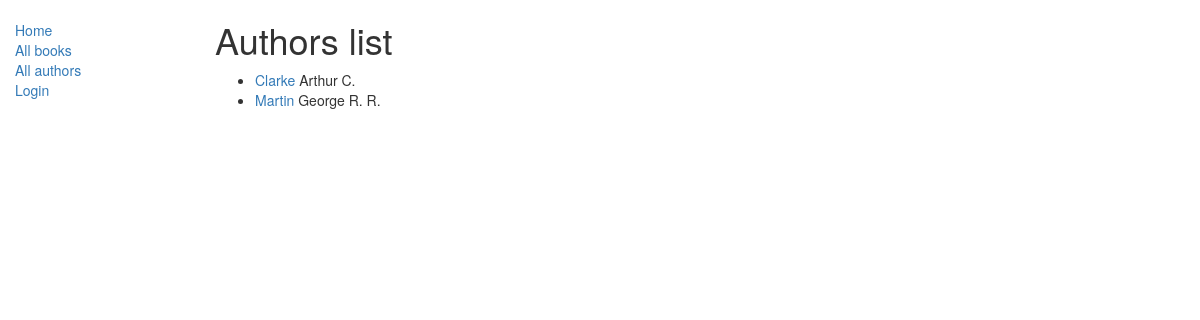
Page /catalog/authors on the earlier database version.
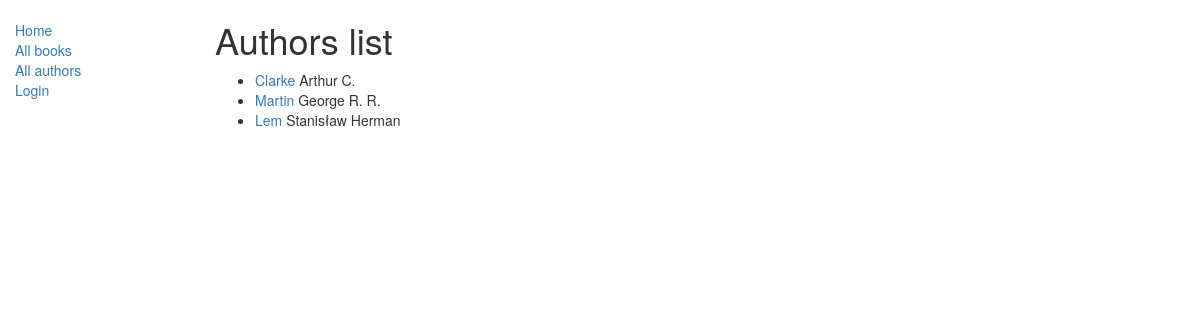
Same page on the later database version.
### catalog/models.py (models this page shows, shortened)
class Author(models.Model):
    first_name = models.CharField(max_length=100)
    last_name = models.CharField(max_length=100)
    date_of_birth = models.DateField(null=True, blank=True)
    date_of_death = models.DateField('Died', null=True, blank=True)
    class Meta:
        ordering = ['first_name']
    def get_absolute_url(self):
        return reverse('author-detail', args=[str(self.id)])

### catalog/views.py (the view)
# urls.py: path('authors', views.AuthorListView.as_view(), name='authors'),
class AuthorListView(ListView):
    model = Author
    paginate_by = 10

### templates/catalog/author_list.html
{% extends 'base_generic.html' %}%}
{% block content %}
    <h1>Authors list</h1>
    {% if author_list %}
    <ul>
        {% for author in author_list %}
            <li><a href="{{author.get_absolute_url}}">{{author.last_name}} </a>{{author.first_name}}</li>
        {% endfor %}
    </ul>
    {% else %}
        <p>No authors present</p>
    {% endif %}
{% endblock  %}

### templates/base_generic.html (shortened to what this page needs)
<!DOCTYPE html>
<html lang="en">
<head>
  <link rel="stylesheet" href="https://maxcdn.bootstrapcdn.com/bootstrap/3.3.7/css/bootstrap.min.css">
  {% load static %}
  <link rel="stylesheet" href="{% static 'css/styles.css' %}">
</head>
<body>
  <div class="container-fluid">
    <div class="row">
      <div class="col-sm-2">
      {% block sidebar %}
      <ul class="sidebar-nav">
          <li><a href="{% url 'index' %}">Home</a></li>
          <li><a href="{% url 'books' %}">All books</a></li>
          <li><a href="{% url 'authors' %}">All authors</a></li>
          {% if user.is_authenticated %}
            <li>User: {{ user.get_username }}</li>
            <li><a href="{% url 'my-borrowed' %}">My borrowed</a></li>
            <li><a href="{% url 'logout'%}?next={{request.path}}">Logout</a></li>
            {% if perms.catalog.can_mark_returned %}
              <p>Staff</p>
              <li><a href="{% url 'all-borrowed' %}">All borrowed</a></li>
            {% endif %}
            {% else %}
            <li><a href="{% url 'login'%}?next={{request.path}}">Login</a></li>
          {% endif %}
      </ul>
     {% endblock %}
    </div>
      <div class="col-sm-10 ">
        {% block content %}{% endblock %}
      </div>
    </div>
  </div>
</body>
</html>

### catalog/static/css/styles.css (style rules this page uses)
.sidebar-nav { margin-top: 20px; padding: 0; list-style: none; }

Differences in the rows shown:
added Author: last_name "Lem", first_name "Stanisław Herman"
